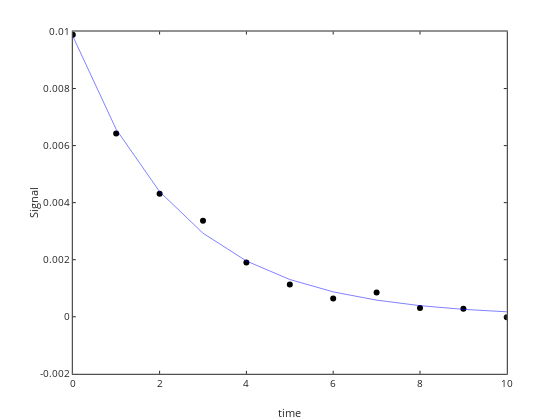

Notebook source saved alongside this figure:
### Code cell
% now best fit

options = optimset('Display','iter','TolFun',1e-4,'TolX',1e-4);

pbest=fminsearch(@(p) errorfunction(p,N,t),ptst,options)

Nbst=firstorderdecay(t,pbest(1),pbest(2)); 

plot(t,N,'ko',t,Nbst,'b-')
xlabel('time'); ylabel('Signal')

### Figure 1 — Plotly figure (JSON) as saved in the notebook; plotly's stock layout.template omitted (floating-point values rounded to 4 significant figures)
{"data": [{"line": {"color": "rgb(0, 0, 0)", "width": 0.5}, "marker": {"color": "rgb(0, 0, 0)", "line": {"color": "rgb(0, 0, 0)"}, "size": 6, "symbol": "circle"}, "mode": "markers", "name": "", "showlegend": false, "type": "scatter", "visibility": true, "x": [0, 1, 2, 3, 4, 5, 6, 7, 8, 9, 10], "xaxis": "x", "y": [0.009883, 0.006421, 0.00431, 0.003365, 0.001904, 0.001127, 0.0006396, 0.0008543, 0.0003103, 0.0002777, -1.324e-05], "yaxis": "y"}, {"line": {"color": "rgb(0,0,255)", "dash": "solid", "width": 0.5}, "marker": {"color": "rgb(0,0,255)", "line": {"color": "rgb(0,0,255)"}, "size": 6, "symbol": "none"}, "mode": "lines", "name": "", "showlegend": false, "type": "scatter", "visibility": true, "x": [0, 1, 2, 3, 4, 5, 6, 7, 8, 9, 10], "xaxis": "x", "y": [0.009836, 0.006568, 0.004386, 0.002928, 0.001955, 0.001306, 0.0008718, 0.0005821, 0.0003887, 0.0002595, 0.0001733], "yaxis": "y"}], "layout": {"height": 420, "hovermode": "closest", "margin": {"b": 0, "l": 0, "r": 0, "t": 0}, "plot_bgcolor": "rgba(0, 0, 0, 0)", "showlegend": false, "width": 560, "xaxis": {"anchor": "y", "autorange": false, "domain": [0.13, 0.905], "exponentformat": "none", "gridcolor": "rgba(38,38,38,0.15)", "gridwidth": 1, "linecolor": "rgb(38,38,38)", "linewidth": 1, "mirror": "ticks", "range": [0, 10], "showgrid": false, "showline": true, "side": "bottom", "spikedash": "solid", "spikemode": "across", "spikesides": false, "spikethickness": 1, "tickangle": 0, "tickcolor": "rgb(38,38,38)", "tickfont": {"color": "rgb(38,38,38)", "size": 10}, "ticklen": 3, "ticks": "inside", "ticktext": ["0", "2", "4", "6", "8", "10"], "tickvals": [0, 2, 4, 6, 8, 10], "title": {"font": {"color": "rgb(38,38,38)", "size": 11}, "text": "time"}, "type": "linear", "visible": true, "zeroline": false}, "yaxis": {"anchor": "x", "autorange": false, "domain": [0.11, 0.925], "exponentformat": "none", "gridcolor": "rgba(38,38,38,0.15)", "gridwidth": 1, "linecolor": "rgb(38,38,38)", "linewidth": 1, "mirror": "ticks", "range": [-0.002, 0.01], "showgrid": false, "showline": true, "side": "left", "spikedash": "solid", "spikemode": "across", "spikesides": false, "spikethickness": 1, "tickangle": 0, "tickcolor": "rgb(38,38,38)", "tickfont": {"color": "rgb(38,38,38)", "size": 10}, "ticklen": 3, "ticks": "inside", "ticktext": ["-0.002", "0", "0.002", "0.004", "0.006", "0.008", "0.01"], "tickvals": [-0.002, 0, 0.002, 0.004, 0.006, 0.008, 0.01], "title": {"font": {"color": "rgb(38,38,38)", "size": 11}, "text": "Signal"}, "type": "linear", "visible": true, "zeroline": false}}}
